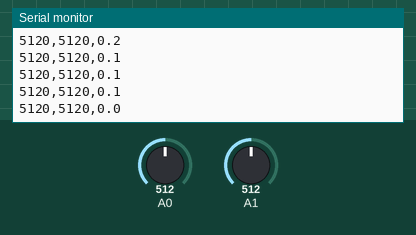
Simulated run of this sketch. Board: Arduino Uno, built with avr-gcc and run on an emulated ATmega328P. On the bench: the last lines printed to the serial monitor. Inputs (shaded band) come from the test bench; at power-on: A0 = 512, A1 = 512.

Above: at 2.7 s.
2.8 s: A0 set to 987
At 3.3 s:
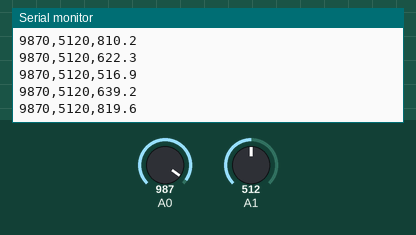
4.3 s: A0 set to 1013
At 4.45 s:
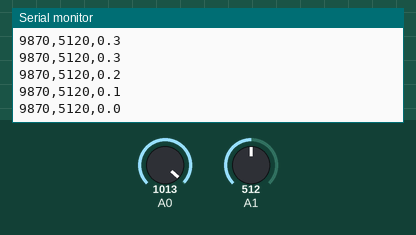
Timing chart, 0 to 7.3 s (numbered marks = the images above; inputs shaded):
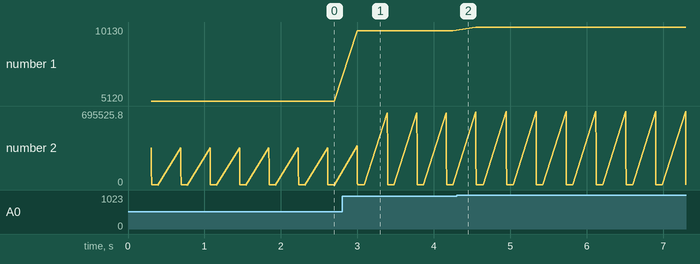

The sketch:

myoFFTArduino2.ino
```cpp
#include "arduinoFFT.h"

#define SAMPLES 128             //Must be a power of 2
#define SAMPLING_FREQUENCY 1000 //Hz, must be less than 10000 due to ADC

arduinoFFT FFT = arduinoFFT();

unsigned int sampling_period_us;
unsigned long microseconds;

double vReal[SAMPLES];
double vImag[SAMPLES];

void setup() {
  Serial.begin(115200);

  sampling_period_us = round(1000000 * (1.0 / SAMPLING_FREQUENCY));
}

void loop() {

  /*SAMPLING*/
  for (int i = 0; i < SAMPLES; i++)
  {
    microseconds = micros();    //Overflows after around 70 minutes!

    vReal[i] = analogRead(0);
    vImag[i] = 0;

    while (micros() < (microseconds + sampling_period_us)) {
    }
  }

  /*FFT*/
  FFT.Windowing(vReal, SAMPLES, FFT_WIN_TYP_HAMMING, FFT_FORWARD);
  FFT.Compute(vReal, vImag, SAMPLES, FFT_FORWARD);
  FFT.ComplexToMagnitude(vReal, vImag, SAMPLES);
  double peak = FFT.MajorPeak(vReal, SAMPLES, SAMPLING_FREQUENCY);

  /*PRINT RESULTS*/
  //Serial.println(peak);     //Print out what frequency is the most dominant.

  for (int i = 0; i < (SAMPLES / 2); i++)
  {
    /*View all these three lines in serial terminal to see which frequencies has which amplitudes*/

    //Serial.print((i * 1.0 * SAMPLING_FREQUENCY) / SAMPLES, 1);
    //Serial.print(" ");
    Serial.print(analogRead(A0)*10);
    Serial.print(",");
    Serial.print(analogRead(A1)*10);
    Serial.print(",");
    Serial.println(vReal[i]*10, 1);    //View only this line in serial plotter to visualize the bins
  }

  delay(1);  //Repeat the process every second OR:
  //while (1);      //Run code once
}
```

Measured:
- after the input at 2.8 s, the serial monitor: prints a new line after 0.20 s (image 1)
- plotted number 1: 5120 → 9870 after the input at 2.8 s
